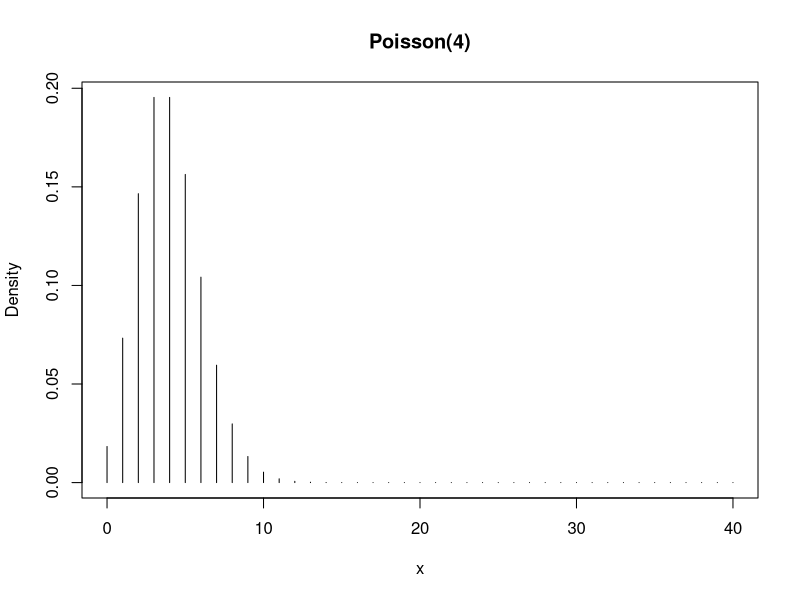
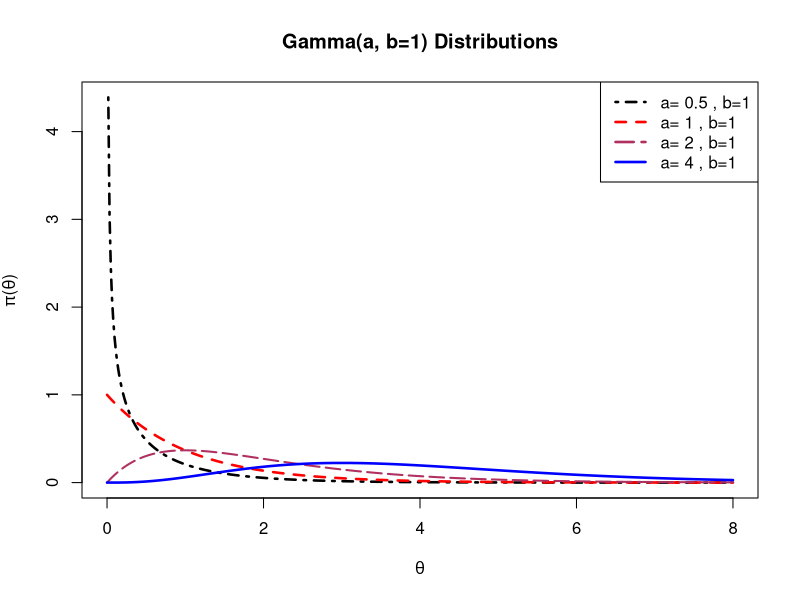
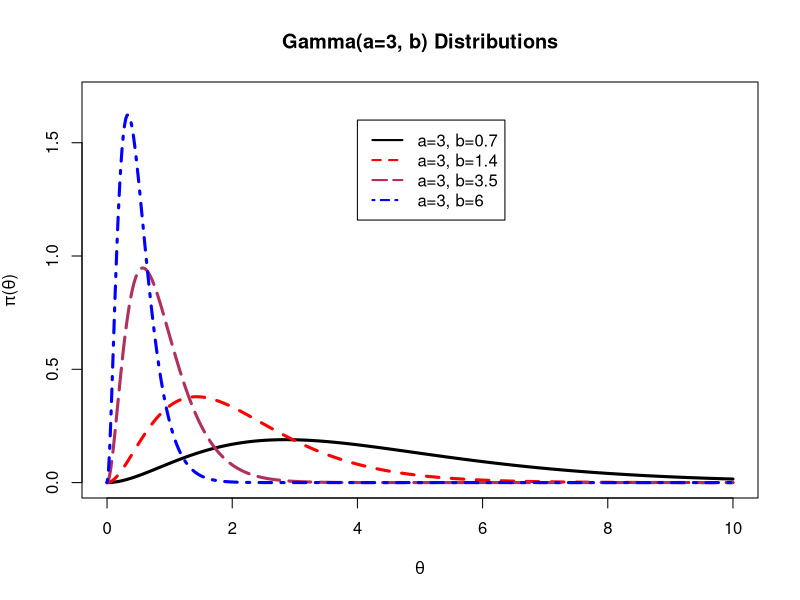
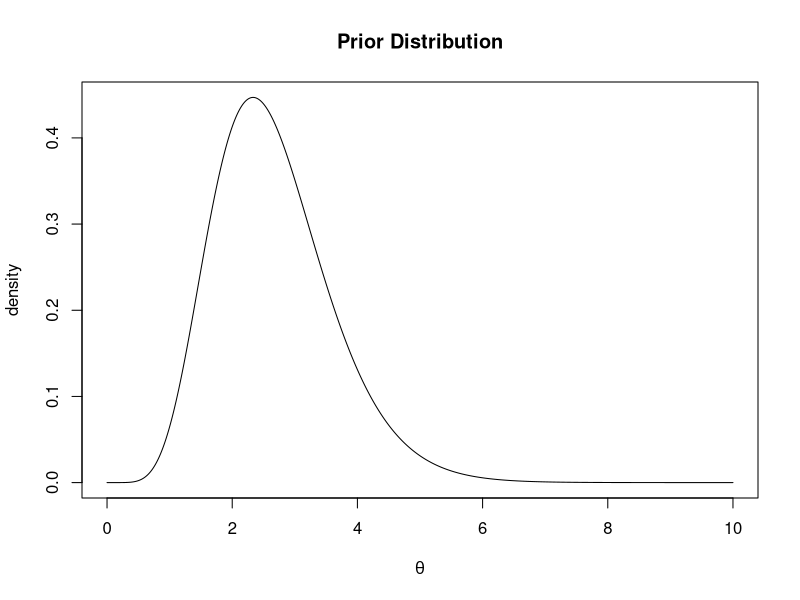
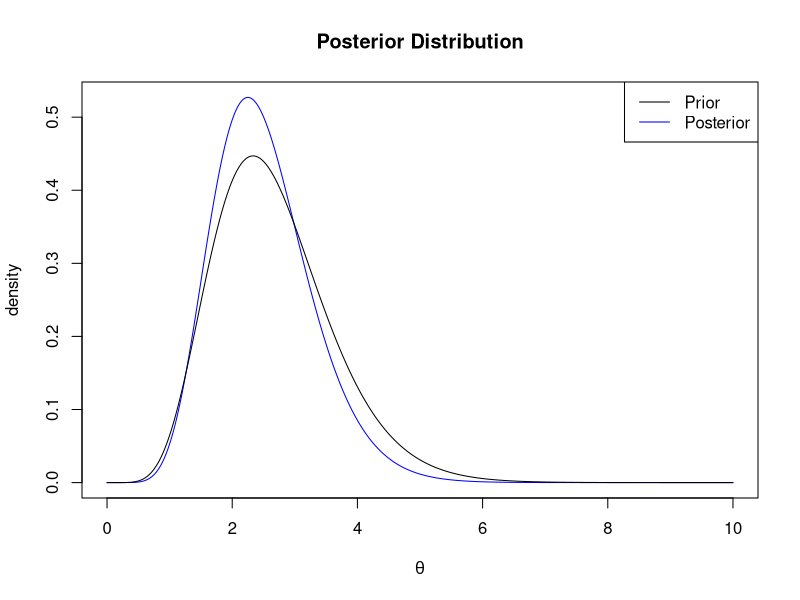
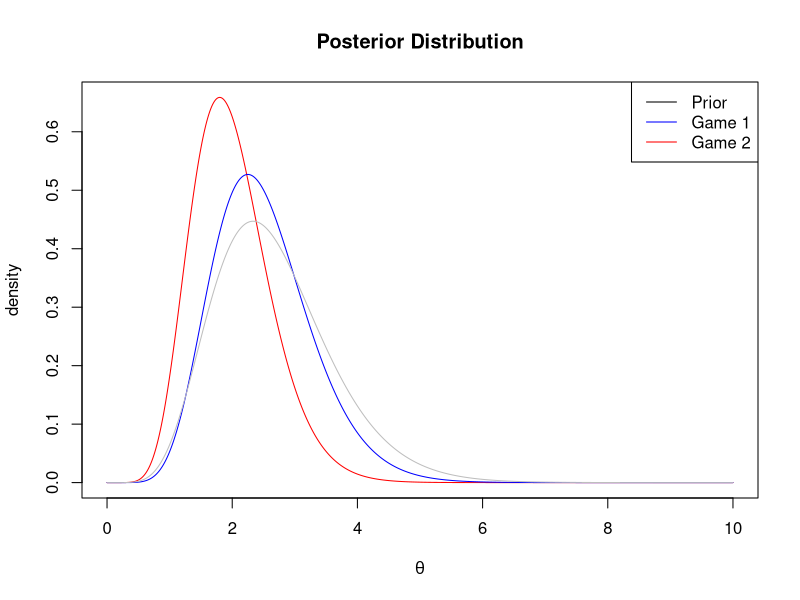

Write R code to recreate these figures, in order.
## ---- chunk 1
plot(0:40, dpois(0:40, lambda = 4), type = 'h', ylab = 'Density', xlab = 'x', main = "Poisson(4)")
## ---- chunk 2
thetas <- seq(0, 8, length=501)
plot(thetas, dgamma(thetas, .5, 1), col="black",
lwd=2.5, main="Gamma(a, b=1) Distributions",
xlab=expression(theta), lty=4, type="l",
ylab=expression(paste(pi, "(", theta, ")", sep="")))
lines(thetas, dgamma(thetas,1,1), col="red",
lwd=2.5, lty=2)
lines(thetas, dgamma(thetas,2,1), col="maroon",
lwd=2,lty=5)
lines(thetas, dgamma(thetas,4,1), col="blue",
lwd=2.5,lty=1)
legend("topright", paste("a=", c(.5,1,2,4),", b=1"),
col=c("black","red","maroon","blue"),
lwd=2.5, lty=c(4,2,5,1))
## ---- chunk 3
thetas <- seq(0, 10, length=501)
plot(thetas, dgamma(thetas, 3, rate=.7), col="black",
lwd=3, main="Gamma(a=3, b) Distributions",
xlab=expression(theta), lty=1, type="l",
ylim=c(0,1.7),
ylab=expression(paste(pi, "(", theta, ")", sep="")))
lines(thetas, dgamma(thetas,3, rate=1.4), col="red",
lwd=3, lty=2)
lines(thetas, dgamma(thetas,3, rate=3.5), col="maroon",
lwd=3,lty=5)
lines(thetas, dgamma(thetas,3,rate=6), col="blue",
lwd=3,lty=4)
legend(4, 1.6, paste("a=3, b=", c(.7,1.4,3.5,6), sep=""),
col=c("black","red","maroon","blue"),
lwd=2, lty=c(1,2,5,4)) 
## ---- chunk 4
x <- seq(0,10,length.out = 1001)
plot(x, dgamma(x,shape = 8,rate = 3),
     main = "Prior Distribution", xlab = expression(theta), ylab = 'density', type = 'l')
## ---- chunk 5
plot(x, dgamma(x,shape = 8+2,rate = 3+1),
     main = "Posterior Distribution", xlab = expression(theta), ylab = 'density', type = 'l', col = 'blue')
lines(x, dgamma(x,shape = 8,rate = 3),
     main = "Prior Distribution", xlab = expression(theta), ylab = 'density', type = 'l')
legend("topright", c("Prior", "Posterior"), col = c('black', 'blue'), lty = 1)
## ---- chunk 6
plot(x, dgamma(x,shape = 8+2,rate = 3+1+1),
     main = "Posterior Distribution", xlab = expression(theta), ylab = 'density', type = 'l', col = 'red')
lines(x, dgamma(x,shape = 8+2,rate = 3+1), type = 'l', col = 'blue')
lines(x, dgamma(x,shape = 8,rate = 3), type = 'l', col = 'gray')
legend("topright", c("Prior", "Game 1", "Game 2"), col = c('black', 'blue', 'red'), lty = 1)
## ---- chunk 7
gp_predictive <- function(ynew, shape, rate = 1/scale, scale = 1/rate) {
  (rate ** shape) * (gamma(ynew + shape)) / ( (1 + rate)**(ynew + shape) * factorial(ynew) * gamma(shape)) 
}
